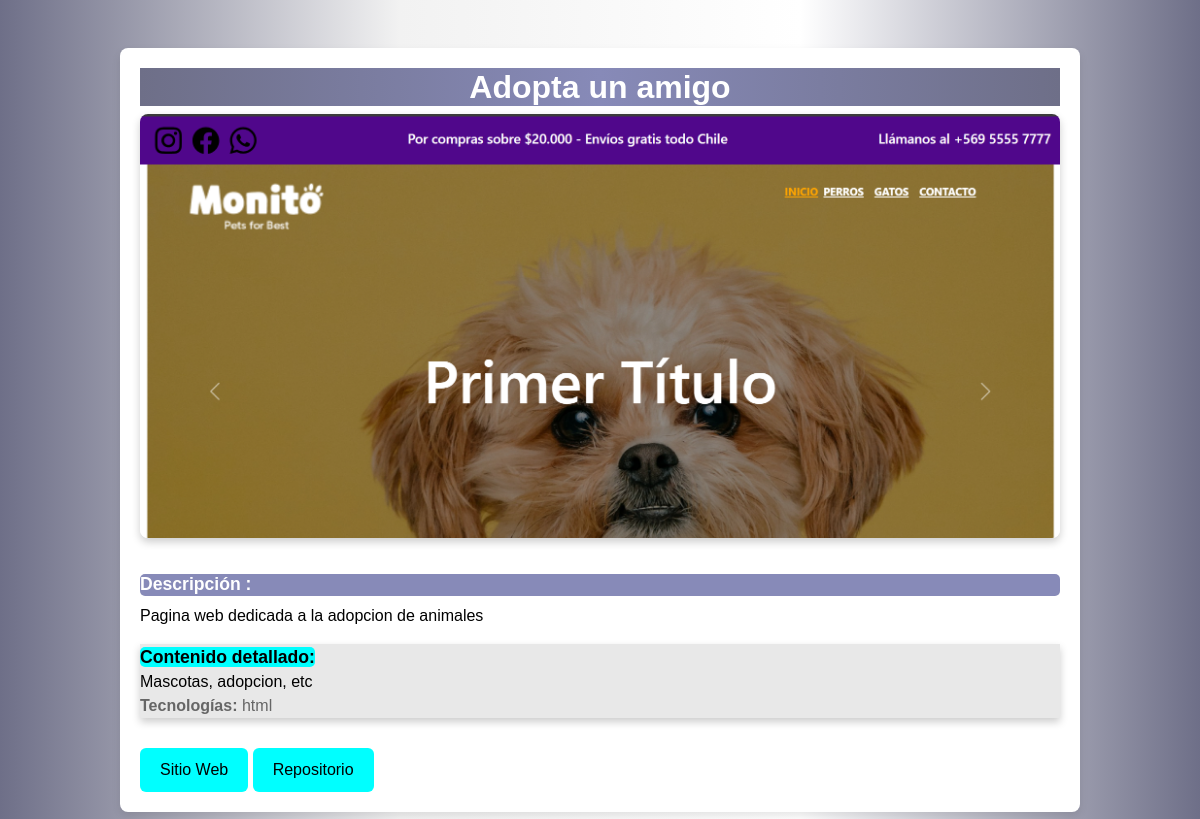
The app's page /proyecto/2/ with its own data.
### myportfolio/models.py (models this page shows, shortened)
class Proyecto(models.Model):
    titulo = models.CharField(max_length=200)
    imagen = models.ImageField(upload_to='proyectos/')
    descripcion = models.TextField()
    contenido = models.TextField()
    tecnologias = models.ManyToManyField(Tecnologia)
    link_sitio = models.URLField(max_length=200)
    link_repositorio = models.URLField(max_length=200)
    categoria = models.ForeignKey(Categoria, on_delete=models.CASCADE)

class Tecnologia(models.Model):
    nombre = models.CharField(max_length=50, unique=True)
    def __str__(self):
        return self.nombre

### myportfolio/views.py (the view)
# urls.py: path('proyecto/<int:pk>/', views.proyecto_detalle, name='proyecto_detalle'),
def proyecto_detalle(request, pk):
    proyecto = get_object_or_404(Proyecto, pk=pk)
    return render(request, 'proyecto_detalle.html', {'proyecto': proyecto})

### myportfolio/templates/proyecto_detalle.html
{% extends 'base_generic.html' %}
{% block content %}
<div class="container mt-5" id="proyecto-contenedor">
    <h2 id="proyecto-titulo">{{ proyecto.titulo }}</h2>
    <img src="{{ proyecto.imagen.url }}" alt="{{ proyecto.titulo }}" class="img-fluid" id="proyecto-imagen">
    <p ><h3 id="proyecto-descripcion"><b>Descripción :</b></h3><p> {{ proyecto.descripcion }}</p></p>
    <div id="proyecto-contenidocontainer">
      <strong id="proyecto-contenido" >Contenido detallado:</strong>
        <div>{{ proyecto.contenido|safe }}</div>
    <p id="proyecto-tecnologias"><strong>Tecnologías:</strong> {{ proyecto.tecnologias.all|join:", " }}</p>
  </div>
    <a href="{{ proyecto.link_sitio }}" class="btn" id="proyecto-sitio-web">Sitio Web</a>
    <a href="{{ proyecto.link_repositorio }}" class="btn" id="proyecto-repositorio">Repositorio</a>
</div>
{% endblock %}

### myportfolio/static/css/generic.css (style rules this page uses)
body { margin: 0; padding: 0; font-family: Calibri, sans-serif; background: linear-gradient(to right, #6e6f88,#f2f2f2,#ffffff,#6e6f88 ); color: #000000; }
a { color: #ffffff; text-decoration: none; }
.container { max-width: 960px; margin: 0 auto; padding: 20px; }
.btn { display: inline-block; padding: 10px 20px; margin-top: 10px; background-color: #00FFFF; color: #000000; border: none; cursor: pointer; text-align: center; text-decoration: none; transition: background-color 0.3s ease; }
#proyecto-contenedor { background-color: #ffffff; padding: 20px; border-radius: 8px; box-shadow: 0 4px 8px rgba(0, 0, 0, 0.1); margin-bottom: 30px; }
#proyecto-titulo { font-size: 2rem; font-weight: bold; color: #ffffff; background: linear-gradient(to right, #6e6f88,#878ab8,#6e6f88 ); text-align: center; }
#proyecto-imagen { border-radius: 8px; box-shadow: 0 4px 8px rgba(0, 0, 0, 0.2); margin-bottom: 20px; }
#proyecto-contenido { font-size: 1.1rem; color: #000000; margin-bottom: 20px; background: #00FFFF; border-radius: 5px; }
#proyecto-descripcion { font-size: 1.1rem; color: #ffffff; background: #878ab8; border-radius: 5px; }
#proyecto-tecnologias { font-size: 1rem; color: #666; margin-bottom: 20px; }
#proyecto-contenidocontainer { background-color: #e8e8e8; box-shadow: 0 4px 8px rgba(0, 0, 0, 0.2); }

### records on screen
Proyecto: titulo "Adopta un amigo", imagen (picture), descripcion "Pagina web dedicada a la adopcion de animales", contenido "Mascotas, adopcion, etc", tecnologias.all "html"
